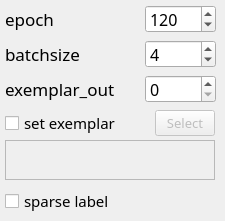
     <widget class="QWidget" name="tab_2">
      <attribute name="title">
       <string>Advanced</string>
      </attribute>
      <widget class="QPushButton" name="Button_selectExemplar">
       <property name="enabled">
        <bool>false</bool>
       </property>
       <property name="geometry">
        <rect>
         <x>155</x>
         <y>110</y>
         <width>60</width>
         <height>26</height>
        </rect>
       </property>
       <property name="sizePolicy">
        <sizepolicy hsizetype="Preferred" vsizetype="Preferred">
         <horstretch>0</horstretch>
         <verstretch>0</verstretch>
        </sizepolicy>
       </property>
       <property name="font">
        <font>
         <family>Agency FB</family>
         <pointsize>10</pointsize>
        </font>
       </property>
       <property name="text">
        <string>Select</string>
       </property>
       <property name="checkable">
        <bool>false</bool>
       </property>
       <property name="flat">
        <bool>false</bool>
       </property>
      </widget>
      <widget class="QCheckBox" name="checkBox_exemplar">
       <property name="geometry">
        <rect>
         <x>5</x>
         <y>110</y>
         <width>150</width>
         <height>26</height>
        </rect>
       </property>
       <property name="font">
        <font>
         <family>Agency FB</family>
         <pointsize>11</pointsize>
        </font>
       </property>
       <property name="toolTip">
        <string>do continual training from exemplar and existed model</string>
       </property>
       <property name="text">
        <string>set exemplar</string>
       </property>
      </widget>
      <widget class="QTextEdit" name="Text_exemplar">
       <property name="enabled">
        <bool>false</bool>
       </property>
       <property name="geometry">
        <rect>
         <x>5</x>
         <y>140</y>
         <width>210</width>
         <height>40</height>
        </rect>
       </property>
       <property name="font">
        <font>
         <family>Agency FB</family>
         <pointsize>9</pointsize>
        </font>
       </property>
       <property name="frameShape">
        <enum>QFrame::StyledPanel</enum>
       </property>
       <property name="frameShadow">
        <enum>QFrame::Plain</enum>
       </property>
       <property name="readOnly">
        <bool>false</bool>
       </property>
       <property name="html">
        <string>&lt;!DOCTYPE HTML PUBLIC &quot;-//W3C//DTD HTML 4.0//EN&quot; &quot;http://www.w3.org/TR/REC-html40/strict.dtd&quot;&gt;
&lt;html&gt;&lt;head&gt;&lt;meta name=&quot;qrichtext&quot; content=&quot;1&quot; /&gt;&lt;style type=&quot;text/css&quot;&gt;
p, li { white-space: pre-wrap; }
&lt;/style&gt;&lt;/head&gt;&lt;body style=&quot; font-family:'Agency FB'; font-size:9pt; font-weight:400; font-style:normal;&quot;&gt;
&lt;p style=&quot;-qt-paragraph-type:empty; margin-top:0px; margin-bottom:0px; margin-left:0px; margin-right:0px; -qt-block-indent:0; text-indent:0px;&quot;&gt;&lt;br /&gt;&lt;/p&gt;&lt;/body&gt;&lt;/html&gt;</string>
       </property>
      </widget>
      <widget class="QSpinBox" name="spinBox_exemplarnum">
       <property name="geometry">
        <rect>
         <x>145</x>
         <y>75</y>
         <width>71</width>
         <height>28</height>
        </rect>
       </property>
       <property name="font">
        <font>
         <family>Agency FB</family>
         <pointsize>12</pointsize>
        </font>
       </property>
       <property name="minimum">
        <number>0</number>
       </property>
       <property name="maximum">
        <number>999</number>
       </property>
       <property name="singleStep">
        <number>50</number>
       </property>
       <property name="value">
        <number>0</number>
       </property>
      </widget>
      <widget class="QLabel" name="label_outexemplar">
       <property name="geometry">
        <rect>
         <x>5</x>
         <y>75</y>
         <width>140</width>
         <height>28</height>
        </rect>
       </property>
       <property name="font">
        <font>
         <family>Agency FB</family>
         <pointsize>13</pointsize>
         <weight>50</weight>
         <bold>false</bold>
        </font>
       </property>
       <property name="toolTip">
        <string>number of sample particles to generate an exemplar when trainning. you can try 200.</string>
       </property>
       <property name="text">
        <string>exemplar_out</string>
       </property>
      </widget>
      <widget class="QSpinBox" name="spinBox_epoch">
       <property name="geometry">
        <rect>
         <x>145</x>
         <y>5</y>
         <width>71</width>
         <height>28</height>
        </rect>
       </property>
       <property name="font">
        <font>
         <family>Agency FB</family>
         <pointsize>12</pointsize>
        </font>
       </property>
       <property name="minimum">
        <number>0</number>
       </property>
       <property name="maximum">
        <number>999</number>
       </property>
       <property name="singleStep">
        <number>20</number>
       </property>
       <property name="value">
        <number>120</number>
       </property>
      </widget>
      <widget class="QLabel" name="label_epoch">
       <property name="geometry">
        <rect>
         <x>5</x>
         <y>5</y>
         <width>120</width>
         <height>28</height>
        </rect>
       </property>
       <property name="font">
        <font>
         <family>Agency FB</family>
         <pointsize>13</pointsize>
         <weight>50</weight>
         <bold>false</bold>
        </font>
       </property>
       <property name="toolTip">
        <string>Number of iterations for training, default 120.</string>
       </property>
       <property name="text">
        <string>epoch</string>
       </property>
      </widget>
      <widget class="QCheckBox" name="checkBox_sparse">
       <property name="geometry">
        <rect>
         <x>5</x>
         <y>190</y>
         <width>180</width>
         <height>22</height>
        </rect>
       </property>
       <property name="font">
        <font>
         <family>Agency FB</family>
         <pointsize>11</pointsize>
        </font>
       </property>
       <property name="toolTip">
        <string>if you miss many particles in label</string>
       </property>
       <property name="text">
        <string>sparse label</string>
       </property>
      </widget>
      <widget class="QSpinBox" name="spinBox_batch">
       <property name="geometry">
        <rect>
         <x>145</x>
         <y>40</y>
         <width>71</width>
         <height>28</height>
        </rect>
       </property>
       <property name="font">
        <font>
         <family>Agency FB</family>
         <pointsize>12</pointsize>
        </font>
       </property>
       <property name="minimum">
        <number>2</number>
       </property>
       <property name="maximum">
        <number>999</number>
       </property>
       <property name="singleStep">
        <number>1</number>
       </property>
       <property name="value">
        <number>4</number>
       </property>
      </widget>
      <widget class="QLabel" name="label_batch">
       <property name="geometry">
        <rect>
         <x>5</x>
         <y>40</y>
         <width>120</width>
         <height>28</height>
        </rect>
       </property>
       <property name="font">
        <font>
         <family>Agency FB</family>
         <pointsize>13</pointsize>
         <weight>50</weight>
         <bold>false</bold>
        </font>
       </property>
       <property name="toolTip">
        <string>should not bigger than 4*gpu_number. will influence the result. default 4.</string>
       </property>
       <property name="text">
        <string>batchsize</string>
       </property>
      </widget>
     </widget>
